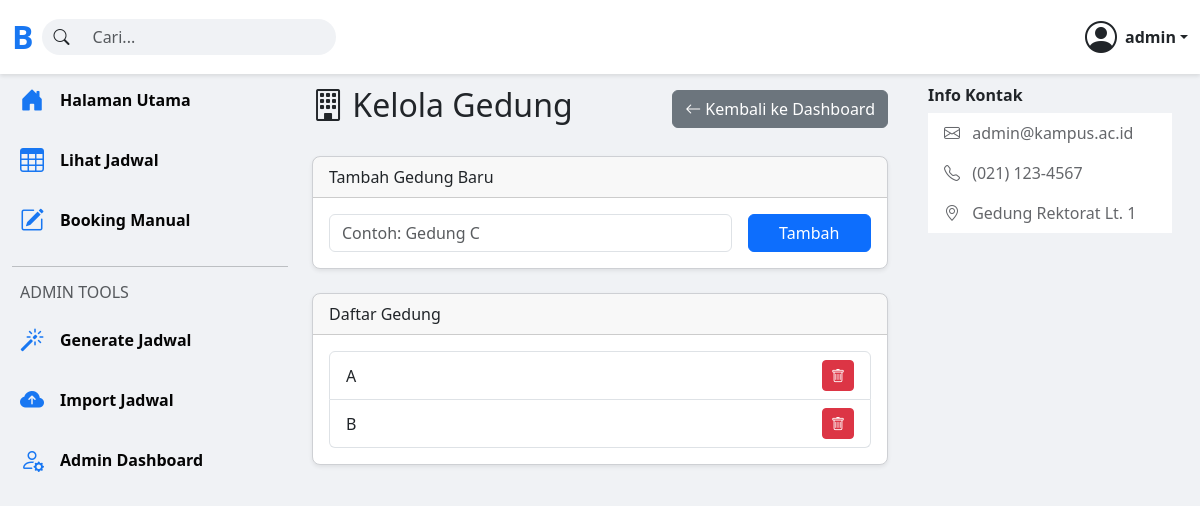
The page /admin/gedung (signed in) on the database its author committed.
### app/models.py (models this page shows)
class User(db.Model, UserMixin):
    id = db.Column(db.Integer, primary_key=True)
    username = db.Column(db.String(80), unique=True, nullable=False)
    password = db.Column(db.String(120), nullable=False)
    role = db.Column(db.String(80), nullable=False, default='dosen')

class Gedung(db.Model):
    id = db.Column(db.Integer, primary_key=True)
    nama_gedung = db.Column(db.String(50), unique=True, nullable=False)
    lantai = db.relationship('Lantai', backref='gedung', cascade="all, delete-orphan", lazy=True)

### app/routes.py (the view, shortened to what this page needs)
@bp.route('/admin/gedung', methods=['GET', 'POST'])
@login_required
def manage_gedung():
    if current_user.role != 'admin': return redirect(url_for('routes.landing_page'))
    all_gedung = Gedung.query.all()
    return render_template('admin/manage_gedung.html', all_gedung=all_gedung)

### app/routes.py (called while the page is built)
@login_manager.user_loader
def load_user(user_id):
    return User.query.get(int(user_id))

### app/templates/admin/manage_gedung.html (shortened to what this page needs)
{% extends 'base.html' %}
{% block content %}
<div class="d-flex justify-content-between align-items-center mb-4">
    <h2><i class="bi bi-building"></i> Kelola Gedung</h2>
    <a href="{{ url_for('routes.admin_dashboard') }}" class="btn btn-secondary"><i class="bi bi-arrow-left"></i> Kembali ke Dashboard</a>
</div>
<div class="card shadow-sm mb-4">
    <div class="card-header">
        Tambah Gedung Baru
    </div>
    <div class="card-body">
        <form action="{{ url_for('routes.manage_gedung') }}" method="POST" class="row g-3">
            <div class="col-md-9">
                <input type="text" class="form-control" name="nama_gedung" placeholder="Contoh: Gedung C" required>
            </div>
            <div class="col-md-3">
                <button type="submit" class="btn btn-primary w-100">Tambah</button>
            </div>
        </form>
    </div>
</div>
<div class="card shadow-sm">
    <div class="card-header">
        Daftar Gedung
    </div>
    <div class="card-body">
        <ul class="list-group">
            {% for gedung in all_gedung %}
            <li class="list-group-item d-flex justify-content-between align-items-center">
                {{ gedung.nama_gedung }}
                <div>
                    <form action="{{ url_for('routes.delete_gedung', id=gedung.id) }}" method="POST" class="d-inline" onsubmit="return confirm('Yakin ingin menghapus gedung ini? Semua lantai dan ruangan di dalamnya akan ikut terhapus!');">
                        <button type="submit" class="btn btn-danger btn-sm"><i class="bi bi-trash"></i></button>
                    </form>
                </div>
            </li>
            {% else %}
            <li class="list-group-item text-muted">Belum ada gedung yang ditambahkan.</li>
            {% endfor %}
        </ul>
    </div>
</div>
{% endblock %}

### app/templates/base.html (shortened to what this page needs)
<!DOCTYPE html>
<html lang="id">
<head>
    <link href="https://cdn.jsdelivr.net/npm/bootstrap@5.3.3/dist/css/bootstrap.min.css" rel="stylesheet">
    <link rel="stylesheet" href="https://cdn.jsdelivr.net/npm/bootstrap-icons@1.11.3/font/bootstrap-icons.min.css">
</head>
<body>
    <header class="header-fb">
        <nav class="navbar">
            <div class="container-fluid">
                <div class="d-flex align-items-center">
                    <a class="navbar-brand me-2" href="{{ url_for('routes.landing_page') }}">B</a>
                    <div class="input-group d-none d-lg-flex">
                        <span class="input-group-text border-0 rounded-pill rounded-end-0"><i class="bi bi-search"></i></span>
                        <input type="text" class="form-control border-0 rounded-pill rounded-start-0" style="background-color: #F0F2F5;" placeholder="Cari...">
                    </div>
                </div>
                <div class="d-flex align-items-center">
                    {% if current_user.is_authenticated %}
                        <div class="dropdown">
                             <a href="#" class="d-flex align-items-center text-decoration-none text-dark dropdown-toggle" data-bs-toggle="dropdown">
                                <i class="bi bi-person-circle fs-2 me-2"></i>
                                <span class="fw-bold d-none d-md-block">{{ current_user.username }}</span>
                            </a>
                        </div>
                    {% else %}
                        <a href="{{ url_for('routes.login') }}" class="btn btn-primary">Login</a>
                    {% endif %}
                </div>
            </div>
        </nav>
    </header>
    <main class="main-layout">
        <div class="container-fluid">
            <div class="row">
                <div class="col-lg-3 d-none d-lg-block">
                    <aside class="left-sidebar">
                        <ul class="nav flex-column">
                            {% if current_user.is_authenticated %}
                                <li class="nav-item">
                                    <a class="nav-link" href="{{ url_for('routes.landing_page') }}">
                                        <i class="bi bi-house-door-fill"></i> Halaman Utama
                                    </a>
                                </li>
                                <li class="nav-item">
                                    <a class="nav-link" href="{{ url_for('routes.halaman_jadwal') }}">
                                        <i class="bi bi-table"></i> Lihat Jadwal
                                    </a>
                                </li>
                                <li class="nav-item">
                                    <a class="nav-link" href="{{ url_for('routes.halaman_booking') }}">
                                        <i class="bi bi-pencil-square"></i> Booking Manual
                                    </a>
                                </li>
                                {% if current_user.role == 'admin' %}
                                    <hr>
                                    <h6 class="text-muted ps-2">ADMIN TOOLS</h6>
                                     <li class="nav-item">
                                        <a class="nav-link" href="{{ url_for('routes.halaman_generate') }}">
                                            <i class="bi bi-magic"></i> Generate Jadwal
                                        </a>
                                    </li>
                                     <li class="nav-item">
                                        <a class="nav-link" href="{{ url_for('routes.halaman_import') }}">
                                            <i class="bi bi-cloud-arrow-up-fill"></i> Import Jadwal
                                        </a>
                                    </li>
                                    <li class="nav-item">
                                        <a class="nav-link" href="{{ url_for('routes.admin_dashboard') }}">
                                            <i class="bi bi-person-gear"></i> Admin Dashboard
                                        </a>
                                    </li>
                                {% endif %}
                            {% endif %}
                        </ul>
                    </aside>
                </div>
                <div class="col-lg-6 col-md-9 mx-auto">
                    <div class="content-column py-3">
                        {% block content %}{% endblock %}
                    </div>
                </div>
                <div class="col-lg-3 d-none d-lg-block">
                    <aside class="right-sidebar">
                        <div class="p-3">
                            <h6 class="fw-bold">Info Kontak</h6>
                            <ul class="list-group list-group-flush">
                                <li class="list-group-item"><i class="bi bi-envelope me-2"></i> admin@kampus.ac.id</li>
                                <li class="list-group-item"><i class="bi bi-telephone me-2"></i> (021) 123-4567</li>
                                <li class="list-group-item"><i class="bi bi-geo-alt me-2"></i> Gedung Rektorat Lt. 1</li>
                            </ul>
                        </div>
                    </aside>
                </div>
            </div>
        </div>
    </main>
</body>
</html>

### app/templates/base.html (style rules this page uses)
:root { --facebook-blue: #1877F2; --background-gray: #F0F2F5; --card-background: #FFFFFF; --header-background: #FFFFFF; --text-primary: #050505; --text-secondary: #65676B; --divider: #CED0D4; }
body { background-color: var(--background-gray); font-family: 'Segoe UI', Roboto, Helvetica, Arial, sans-serif; }
.header-fb { background-color: var(--header-background); box-shadow: 0 2px 4px rgba(0, 0, 0, .1); position: fixed; top: 0; width: 100%; z-index: 1030; }
.header-fb .navbar-brand { color: var(--facebook-blue); font-weight: bold; font-size: 2rem; }
.header-fb .input-group-text { background-color: var(--background-gray); border-right: none; }
.header-fb .form-control { border-left: none; }
.main-layout { padding-top: 70px; }
.left-sidebar { position: sticky; top: 80px; height: calc(100vh - 80px); }
.left-sidebar .nav-link { display: flex; align-items: center; padding: 0.75rem 0.5rem; font-weight: 600; color: var(--text-primary); border-radius: 0.375rem; }
.left-sidebar .nav-link i { font-size: 1.5rem; margin-right: 1rem; color: var(--facebook-blue); }
.content-column .card { background-color: var(--card-background); border: 1px solid var(--divider); border-radius: 8px; }
.right-sidebar { position: sticky; top: 80px; height: calc(100vh - 80px); }
.right-sidebar .list-group-item { border: none; color: var(--text-secondary); }

### rows shown on the page
User: username "admin"
Gedung: nama_gedung "A"
Gedung: nama_gedung "B"
